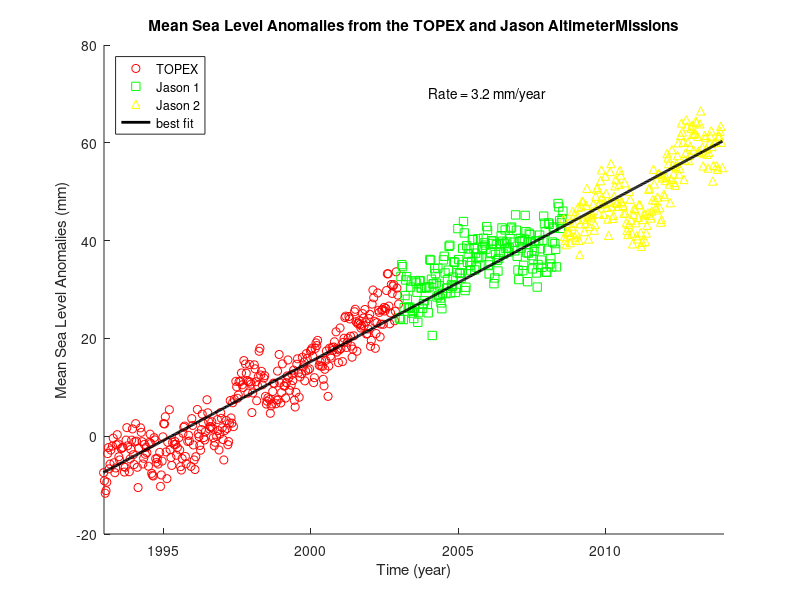

Reproduce this figure in MATLAB.
% MATLAB SCRIPT TO READ THE SEA LEVEL ANOMALIES
% MADE BY TOPEX AND JASON ALIMETER MISSIONS



                        
% MORE INFORMATION CAN BE FOUND IN THE FOLLOWING LINKS                                                           
% http://sealevel.colorado.edu/                              
% http://sealevel.colorado.edu/files/2014_rel1/sl_global.txt


% ______________________________________________________________
%|                   Marisabel Gonzalez                         |
%|                       03/03/2017                             |
%|______________________________________________________________|


% _____________________________________________________________
% |                   VARIABLE NOMENCLATURE                   |
% |                                                           |
% | TOPEX - matrix to store data from TOPEX.dat               |
% | JASON1 - matrix to store data from Jason-1.dat            |
% | JASON2 - matrix to store data from Jason-2.dat            |
% | T - stores the file identifier for TOPEX.dat              |
% | J1 - stores the file identifier for Jason-1.dat           |
% | J2 - stores the file identifier for Jason-2.dat           |
% | combined - matrix to store combined data set              |
% | a - stores polynomial coefficients from fitting procedure |
% | yfit - matrix containing calculated y value for the fit   |
% +-----------------------------------------------------------+


disp ('READING SEA LEVEL ANOMALIES FROM TOPEX AND ALIMETER MISSIONS')
disp (' ') %blank line



% THIS COMMAND OPEN THE FILES TOPEX.dat, Jason-1 and Jason-2.dat 
% FOR READING

T = fopen('TOPEX.dat', 'r');
J1 = fopen('Jason-1.dat', 'r');
J2 = fopen('Jason-2.dat', 'r');




% THIS COMMAND READS THE DATA FROM THE FILES INTO MATRICES
TOPEX = fscanf(T,'%f %f',[2 inf]);
JASON1 = fscanf(J1,'%f %f',[2 inf]);
JASON2 = fscanf(J2,'%f %f',[2 inf]);




% CALCULATING THE TRANSPONSE (as fscanf rearranges rows into columns)
TOPEX = TOPEX';
JASON1 = JASON1';
JASON2 = JASON2';




% THIS COMMANDS ALLOWS MULTIPLE PLOTS
hold on



% PLOTTING THE DATA
plot(TOPEX(:,1),TOPEX(:,2),'ro');
plot(JASON1(:,1),JASON1(:,2),'gs');
plot(JASON2(:,1),JASON2(:,2),'y^');


% SETTING THE SCALE
axis([1993 2014 -20 80])



% COMBINES THE THREE DATA SETS INTO ONE TIME SERIES
combined = [TOPEX; JASON1; JASON2];




% LINE OF BEST FIT (fit first order polynomial)
a = polyfit(combined(:,1),combined(:,2),1); %linear fit 

yfit = polyval(a,combined(:,1));     	    %calculate y-values

plot(combined(:,1),yfit,'k-','LineWidth',2);% plot values on thick 
                                            % black solid line
                                            
          
                                            
                                            
% ADDING A LEGEND (top left corner)
legend('TOPEX','Jason 1','Jason 2','best fit','Location','NorthWest')                                            
      


                                            
% ADDING TITLE AND AXIS LABELS
title(['Mean Sea Level Anomalies from the TOPEX and Jason Altimeter' ...
'Missions'])
xlabel('Time (year)')                    
ylabel('Mean Sea Level Anomalies (mm)')  




% THE FOLLOWING COMMAND WON'T BE ASSESED

% RATE IS DISPLAYED ON SCREEN
fprintf('%s %4.1f %s\n','Rate of sea level rise is', a(1), ... 
'mm/year')




% RATE IS WRITEN ON THE PLOT
strl = ['Rate =' sprintf('%4.1f',a(1)) ' mm/year']; 
text(2004,70,strl);




% sprintf is the same as FPRINTF except that it returns the data in a 
% MATLAB variable rather than writing to a file.


